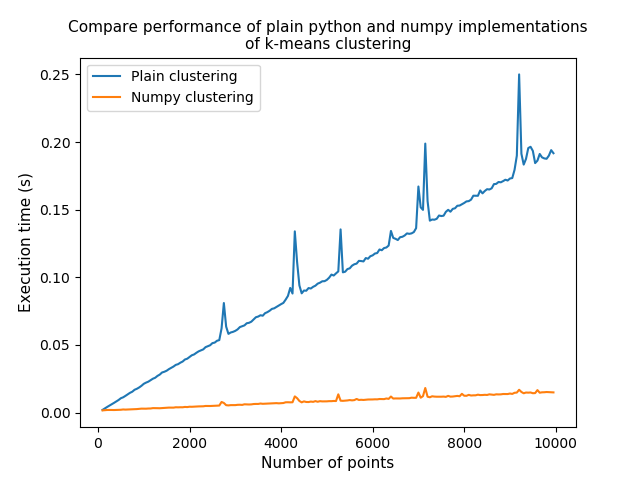

Source code (Python):
import timeit
import matplotlib.pyplot as plt
import numpy as np

from random import *
from clustering import cluster as plain_cluster
from clustering_numpy import cluster as numpy_cluster


def generate_random_points(n):
    '''
        Generate n random points, used to pass variable point numbers to
        clustering to measure time. Coordinates are randomly drawn from 
        -10 to 10, with 5 decimal places to match samples.csv

        This saves having to make lots of files with different numbers of points in
    '''
    limit = 1000000
    div = 100000.0
    points = []
    for i in range(n):
        points.append((randrange(-limit, limit) / div, randrange(-limit, limit) / div))
    return points


times_plain = []
times_numpy = []
point_nums = []

# Increment points 50 at a time to keep execution time down 
for point_num in range(100, 10000, 50):
    points = generate_random_points(point_num)

    # Numpy cluster function expects a numpy array as input
    points_numpy = np.array(points)

    # Take average for 10 runs 
    time_plain = timeit.timeit(lambda: plain_cluster(points, iterations=10), number=10) / 10.0
    time_numpy = timeit.timeit(lambda: numpy_cluster(points_numpy, iterations=10), number=10) / 10.0

    times_plain.append(time_plain)
    times_numpy.append(time_numpy)

    point_nums.append(point_num)

fig = plt.figure()
ax = fig.add_subplot(1,1,1)
ax.set_title("Compare performance of plain python and numpy implementations\nof k-means clustering", fontsize=11)

# Plot both lines on same axis
ax.plot(point_nums, times_plain, label='Plain clustering')
ax.plot(point_nums, times_numpy, label='Numpy clustering')
ax.legend()
ax.set_xlabel("Number of points", fontsize=11)
ax.set_ylabel("Execution time (s)", fontsize=11)
fig.savefig('performance.png')
